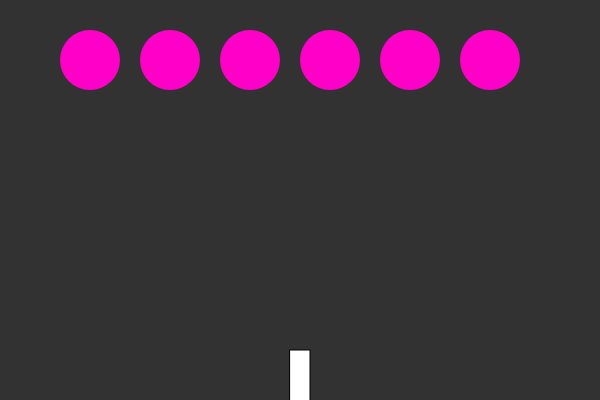
Frame 1 (no input)
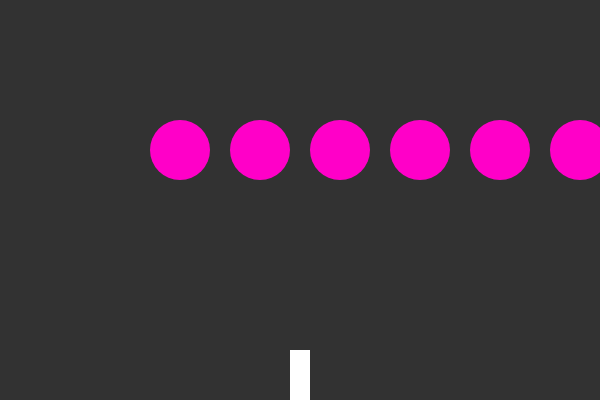
Frame 60 (no input)
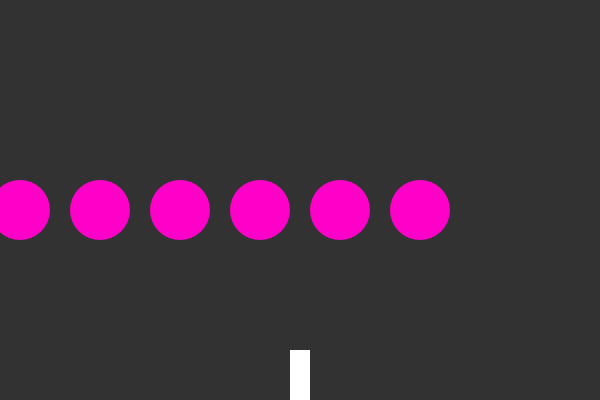
Frame 120 (the mouse pressed at the canvas centre since frame 60)

The p5.js sketch that drew these frames (run headless with seeded random() and noise() and a simulated clock; from frame 60 on, the mouse is pressed at the canvas centre):

// p5.js sketch
// ── sketch.js
let ship;
let flowers = [];
let numFlowers = 6;
let drops = [];
// let numDrops = 5;
function setup() {
  createCanvas(600, 400);
  ship = new Ship();
  for(let i = 0;i < numFlowers;i++){
    flowers[i] = new Flower(i*80 + 80,60);
  }
  // for(let i = 0;i < numDrops;i++){
  //   drops[i] = new Drop(random(width),height-20);
  // }
  
}

function draw() {
  background(50);
  ship.show();
  ship.move();
  
  for(let i = 0;i < drops.length;i++){
    drops[i].show();
    drops[i].move();
    
    for(let j = 0;j<flowers.length;j++){
      if(drops[i].hits(flowers[j])){
        flowers[j].grow();
        drops[i].evap();
      }
    }
  }
  
  let edge = false;

  
  for(let i = 0;i < flowers.length;i++){
    flowers[i].move();
    flowers[i].show();
    if(flowers[i].x > width || flowers[i].x < 0){
      edge = true;
    }
  }
  for(let i = 0;i < flowers.length;i++){
    if(edge){
      flowers[i].shiftDown();
    }
  }
  
  
  for(let i = drops.length-1; i >= 0;i--){
    if(drops[i].toDelete){
      drops.splice(i,1);
    }
  }
}

function keyPressed() {
  if(key===' '){
    let drop = new Drop(ship.x, ship.y);
    drops.push(drop);
  }
  
  if(keyCode === RIGHT_ARROW){
    ship.setDir(1);
  }else if(keyCode === LEFT_ARROW){
    ship.setDir(-1);
  }
}

function keyReleased(){
  if(key!=' '){
    ship.setDir(0);
  }
}

// ── Drop.js
class Drop{
  constructor(x,y){
    this.x = x;
    this.y = y;
    this.r = 4;
    this.toDelete = false;
  }
  
  show(){
    noStroke();
    fill(50, 0, 200);
    ellipse(this.x, this.y, this.r*2, this.r*2);
  }
  
  move() {
    this.y = this.y - 15
  }
  
  hits(flower) {
    var d = dist(this.x, this.y, flower.x, flower.y);
    if(d<this.r + flower.r){
      return true;   
    }else{
      return false;
    }
  }
  
  evap(){
    this.toDelete = true;
  }

}
// ── Flower.js
class Flower{
  constructor(x,y){
    this.x = x;
    this.y = y;
    this.r = 30;
    this.xdir = 10;
  }
  
  show(){
    noStroke();
    fill(255, 0, 200);
    rectMode(CENTER);
    ellipse(this.x, this.y, this.r*2, this.r*2);
  }
  
  grow(){
    this.r = this.r + 2;
  }
  
  move(){
    this.x = this.x + this.xdir;
  }
  
  shiftDown(){
    this.xdir = this.xdir * -1;
    this.y += this.r;
    
  }
  
}
// ── Ship.js
class Ship{
  constructor(){
    this.x = width / 2;
    this.y = height - 20;
    this.xdir = 0;
  }
  
  show(){
    fill(255);
    rectMode(CENTER);
    rect(this.x, this.y, 20, 60);
  }
  
  move(){
    this.x = this.x + this.xdir * 5;
  }
  
  setDir(dir){
    this.xdir = dir;
  }
}
